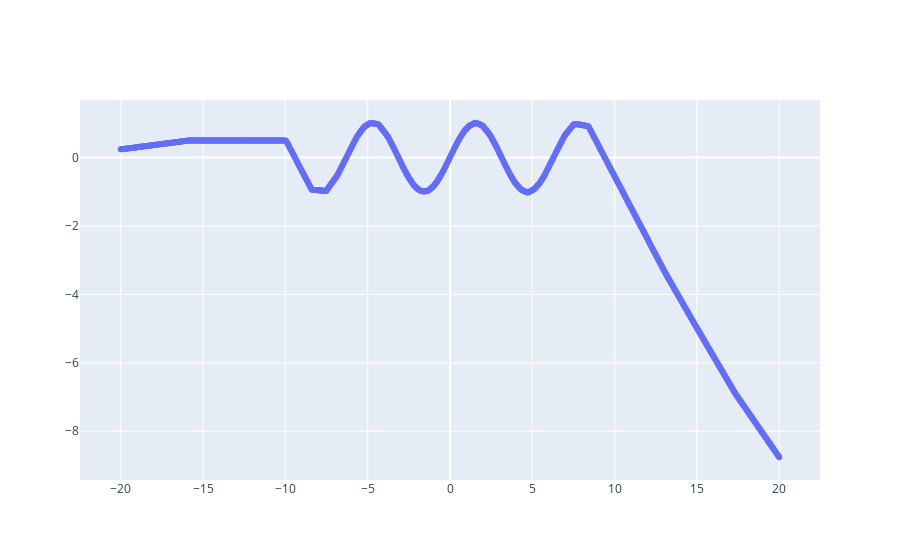

Notebook code for this chart:
### Code cell
fig = go.Figure()
fig.add_trace(go.Scatter(x=test_x, y=res,mode="markers"))
fig.show()

### Figure 1 — Plotly figure (JSON) as saved in the notebook; plotly's stock layout.template omitted (floating-point values rounded to 4 significant figures; data arrays with more than 128 entries replaced by an {"elided": "..."} marker saying what was removed)
{"data": [{"mode": "markers", "type": "scatter", "x": {"elided": "1000 float values"}, "y": {"elided": "1000 float values"}}], "layout": {}}
